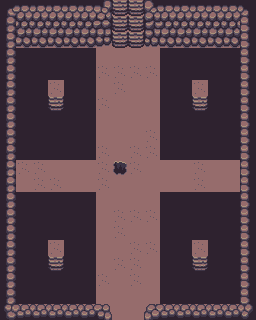

Below is a game level as drawn by its tile map, then a one-line description and the .tmx file that defines it, in full:
An orthogonal 16x20 tile map with 16x16 px tiles, 2 tile layers (Walk, NotWalk) and 7 objects (4x Transition, GeneradorDeBombas, Player, ObjInteract).

<map version="1.10" tiledversion="1.10.2" orientation="orthogonal" renderorder="right-down" width="16" height="20" tilewidth="16" tileheight="16" infinite="0" nextlayerid="4" nextobjectid="14">
 <tileset firstgid="1" source="../../tileset/Tileset completo.tsx" />
 <layer id="1" name="Walk" width="16" height="20">
  <data encoding="csv">
103,103,103,103,103,103,103,103,103,103,103,103,103,103,103,103,
103,131,103,103,103,103,103,103,103,103,103,103,103,103,103,103,
103,103,103,103,103,103,103,131,131,103,103,103,103,103,103,103,
103,103,103,103,103,103,103,103,103,103,131,131,131,103,103,103,
103,103,103,103,103,103,131,131,131,131,103,103,131,103,103,103,
103,103,103,131,103,131,103,131,103,103,103,103,103,103,103,103,
103,103,103,295,103,103,131,103,103,103,131,131,295,103,103,103,
103,103,103,103,103,103,103,103,103,103,103,103,103,131,103,103,
103,103,103,103,103,103,103,103,103,131,103,103,103,103,103,103,
103,131,103,103,103,131,131,103,131,131,103,103,103,103,103,103,
103,131,131,103,103,103,131,103,131,103,103,103,131,103,103,103,
103,103,131,131,103,103,131,103,103,103,103,103,131,103,103,103,
103,103,103,103,103,103,103,103,103,103,103,131,103,103,103,103,
103,103,103,131,131,103,103,131,131,131,103,103,103,103,103,103,
103,103,103,103,131,131,103,131,103,103,103,103,103,103,103,103,
103,103,131,103,103,103,103,103,131,131,131,103,103,103,131,103,
103,103,103,295,103,103,103,131,131,103,103,103,295,103,103,103,
103,103,131,131,103,131,131,103,131,103,103,103,103,103,103,103,
103,103,103,131,131,103,103,103,103,103,103,131,131,131,103,103,
103,103,103,103,103,103,103,103,103,103,103,103,103,103,103,103
</data>
 </layer>
 <layer id="2" name="NotWalk" width="16" height="20">
  <data encoding="csv">
269,323,323,323,323,323,324,159,159,322,323,323,323,323,323,270,
296,351,351,351,351,351,352,159,159,350,351,351,351,351,351,294,
296,379,379,379,379,379,380,159,159,378,379,379,379,379,379,294,
296,295,295,295,295,295,0,0,0,0,295,295,295,295,295,294,
296,295,295,295,295,295,0,0,0,0,295,295,295,295,295,294,
296,295,295,131,295,295,0,0,0,0,295,295,131,295,295,294,
296,295,295,159,295,295,0,0,0,0,295,295,159,295,295,294,
296,295,295,295,295,295,0,0,0,0,295,295,295,295,295,294,
296,295,295,295,295,295,0,0,0,0,295,295,295,295,295,294,
296,295,295,295,295,295,0,0,0,0,295,295,295,295,295,294,
296,0,0,0,0,0,0,75,0,0,0,0,0,0,0,294,
296,0,0,0,0,0,0,0,0,0,0,0,0,0,0,294,
296,295,295,295,295,295,0,0,0,0,295,295,295,295,295,294,
296,295,295,295,295,295,0,0,0,0,295,295,295,295,295,294,
296,295,295,295,295,295,0,0,0,0,295,295,295,295,295,294,
296,295,295,131,295,295,0,0,0,0,295,295,131,295,295,294,
296,295,295,159,295,295,0,0,0,0,295,295,159,295,295,294,
296,295,295,295,295,295,0,0,0,0,295,295,295,295,295,294,
296,295,295,295,295,295,0,0,0,0,295,295,295,295,295,294,
297,267,267,267,267,267,268,0,0,266,267,267,267,267,267,298
</data>
 </layer>
 <objectgroup id="3" name="Obj">
  <object id="7" name="GeneradorDeBombas" x="120.298" y="166.81">
   <point />
  </object>
  <object id="8" name="TransitionN" type="Transition" x="120.361" y="14.4764">
   <properties>
    <property name="nextMap" value="resources/maps/niveles/nivel03/mapaN3_05.tmx" />
   </properties>
   <point />
  </object>
  <object id="9" name="TransitionN" type="Transition" x="135.919" y="16.2512">
   <properties>
    <property name="nextMap" value="resources/maps/niveles/nivel03/mapaN3_05.tmx" />
   </properties>
   <point />
  </object>
  <object id="10" name="FlonkS" type="Player" x="121.37" y="299.42">
   <point />
  </object>
  <object id="11" name="TransitionS" type="Transition" x="136.037" y="315.123">
   <properties>
    <property name="nextMap" value="resources/maps/niveles/nivel03/mapaN3_01.tmx" />
   </properties>
   <point />
  </object>
  <object id="12" name="TransitionS" type="Transition" x="120.037" y="315.789">
   <properties>
    <property name="nextMap" value="resources/maps/niveles/nivel03/mapaN3_01.tmx" />
   </properties>
   <point />
  </object>
  <object id="13" name="Palanca" type="ObjInteract" x="200.185" y="93.0748">
   <properties>
    <property name="nextMap" value="resources/maps/niveles/nivel03/mapaN3_04.tmx" />
    <property name="pushed" type="bool" value="false" />
   </properties>
   <point />
  </object>
 </objectgroup>
</map>
